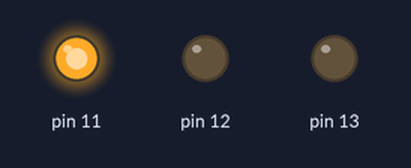
Bench run of a sketch on a simulated Arduino Uno, built with avr-gcc and run on an emulated ATmega328P. Parts: output pins drawn as LEDs (lit = HIGH).

Above: at 0.5 s.
At 1.5 s:
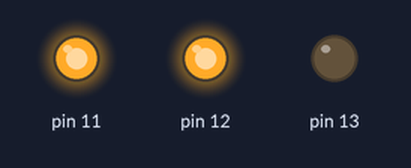
At 2.5 s:
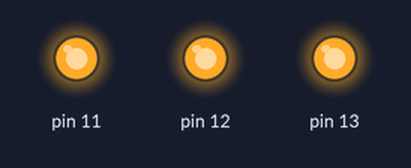
At 3.5 s:
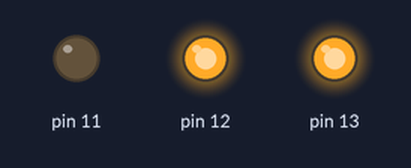
At 4.5 s:
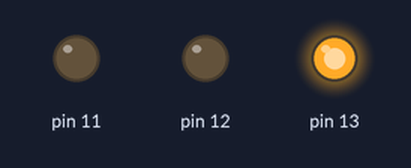
At 5.5 s:
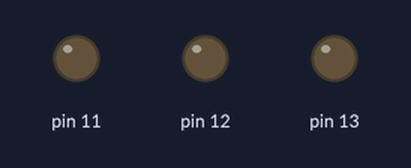
Timing chart, 0 to 7.8 s (numbered marks = the images above):
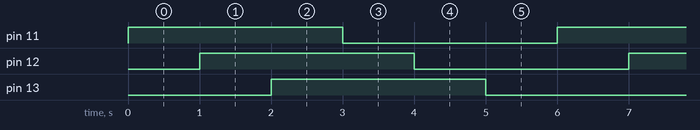

Measured:
- by itself, pin 11–13: alternates HIGH for 3.0 s and LOW for 3.0 s
- by itself, everything shown: repeats every 6.0 s, in 6 steps

The sketch:

Tarefa-05-timer-ctc.ino
```cpp
int i=0;
int j=3;
void setup()
{
  DDRB = 0b0111000; // Ativa o pino 11 (PB3), pino 12 (PB4) e pino 13 (PB5) como OUTPUT para o LED - Legenda: 0 INPUT - 1 OUTPUT

  // Configuração do TIMER1
  TCCR1A = 0;                //limpa registrador
  TCCR1B = 0;                //limpa registrador
  TCNT1  = 0;                //zera temporizador

  OCR1A = 15625;            // carrega registrador de comparação: 16MHz/1024/1Hz = 15625 ou 0X3D09
  TCCR1B |= (1 << WGM12);    // modo CTC=1 e modo normal=0
  TCCR1B |= (1<<CS12)|(1 << CS10);   // prescaler de 1024: CS12 = 1 e CS10 = 1
  TIMSK1 |= (1 << OCIE1A);  // habilita interrupção por igualdade de comparação
}
void loop()
{
  //loop principal. a manipulação do led é feita na ISR
}

ISR(TIMER1_COMPA_vect)          // interrupção por igualdade de comparação no TIMER1
{
 //modo CTC zera o timer quando atingido valor de comparação
  i++; // contador para o numer ode segundos
  if(i==1) // configura contador para 1 segundo
  {
    PORTB ^= (1 << j); // Inverte o estado do bit 3,4,5
    if (j<5) // enquanto nao chegar ate o ultimo led (bit 5) ele incremeta contador
    {
      j++; // passa pelo 3 led (bit 3, bit 4, bit 5)
    }
    else
    {
      j=3; // retorna ao inicio bit 3
    }
    i=0; // zera contador
  }
}
```
